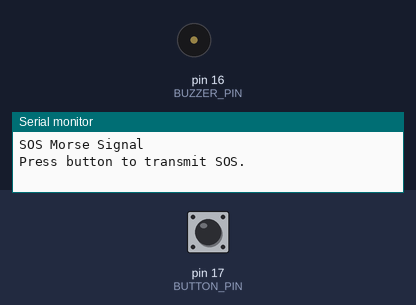
The sketch below on a simulated Arduino Uno, built with avr-gcc and run on an emulated ATmega328P. On the bench: buzzer (waves = sounding, pin HIGH), the last lines printed to the serial monitor. Inputs (shaded band) come from the test bench; at power-on: pin 17 (BUTTON_PIN) HIGH.

Above: at 1.2 s.
1.3 s: pin 17 (BUTTON_PIN) pulled LOW for 0.15 s
At 2.35 s:
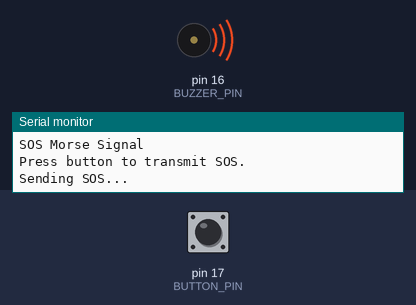
Timing chart, 0 to 5.7 s (numbered marks = the images above; inputs shaded):
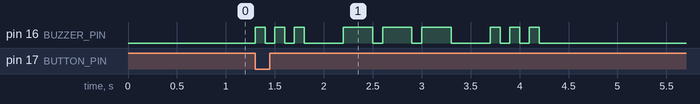

Measured:
- after the input at 1.3 s, pin 16 (BUZZER_PIN): LOW → HIGH at once, → LOW 0.10 s later, → HIGH 0.10 s later, → LOW 0.10 s later, … (18 changes in this stretch)

The sketch:

Button_Press_SOS_Message.ino
```cpp
/*
 * =============================================================================
 * CODE 1 - SOS MORSE SIGNAL
 * =============================================================================
 *
 * Press the button once to transmit the Morse code distress signal:
 *
 * SOS = ... --- ...
 *
 * Button:
 *   GPIO 17
 *
 * Buzzer:
 *   GPIO 16
 *
 * The button uses INPUT_PULLUP:
 *   HIGH = not pressed
 *   LOW  = pressed
 * =============================================================================
 */

#include <Arduino.h>

//====================================================
// GPIO Configuration
//====================================================

#define BUTTON_PIN 17
#define BUZZER_PIN 16

//====================================================
// Morse Timing
//====================================================

#define DOT_TIME       100
#define DASH_TIME      300
#define SYMBOL_GAP     100
#define LETTER_GAP     300

//====================================================
// Generate Morse Beep
//====================================================

void beep(int duration)
{
    // Turn the buzzer on.
    digitalWrite(BUZZER_PIN, HIGH);

    // Keep it on for the required duration.
    delay(duration);

    // Turn the buzzer off.
    digitalWrite(BUZZER_PIN, LOW);

    // Gap between Morse symbols.
    delay(SYMBOL_GAP);
}

//====================================================
// Send SOS
//====================================================

void sendSOS()
{
    // ------------------------------------------------
    // S = ...
    // ------------------------------------------------

    beep(DOT_TIME);
    beep(DOT_TIME);
    beep(DOT_TIME);

    // Gap between S and O.
    delay(LETTER_GAP);

    // ------------------------------------------------
    // O = ---
    // ------------------------------------------------

    beep(DASH_TIME);
    beep(DASH_TIME);
    beep(DASH_TIME);

    // Gap between O and final S.
    delay(LETTER_GAP);

    // ------------------------------------------------
    // S = ...
    // ------------------------------------------------

    beep(DOT_TIME);
    beep(DOT_TIME);
    beep(DOT_TIME);
}

//====================================================
// Setup
//====================================================

void setup()
{
    Serial.begin(115200);

    pinMode(BUTTON_PIN, INPUT_PULLUP);
    pinMode(BUZZER_PIN, OUTPUT);

    // Make sure buzzer is off at startup.
    digitalWrite(BUZZER_PIN, LOW);

    Serial.println("SOS Morse Signal");
    Serial.println("Press button to transmit SOS.");
}

//====================================================
// Main Loop
//====================================================

void loop()
{
    static bool lastButtonState = HIGH;

    bool buttonState = digitalRead(BUTTON_PIN);

    // Detect HIGH -> LOW transition.
    if (lastButtonState == HIGH && buttonState == LOW)
    {
        Serial.println("Sending SOS...");

        sendSOS();

        Serial.println("SOS complete.");

        // Simple debounce.
        delay(200);
    }

    lastButtonState = buttonState;
}
```
